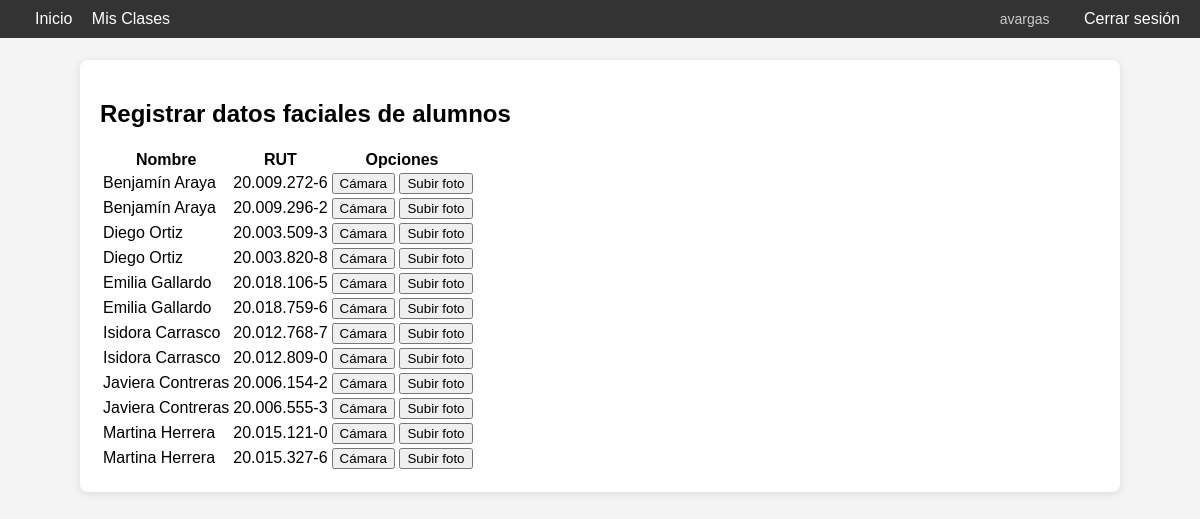
The page /ingresar_alumno/6 (signed in) on the database its author committed.
### tables this page shows
CREATE TABLE alumno (
        id INTEGER PRIMARY KEY AUTOINCREMENT,
        nombre TEXT NOT NULL,
        rut TEXT NOT NULL UNIQUE,
        datos_rostro BLOB NOT NULL
    );

### app/routes.py (the view, shortened to what this page needs)
@app.route('/ingresar_alumno/<int:clase_id>', methods=['GET', 'POST'])
def ingresar_alumno(clase_id):
    if 'usuario' not in session:
        return redirect(url_for('login'))
    mensaje = None
    conexion = sqlite3.connect("asistencia.db")
    cursor = conexion.cursor()
    cursor.execute("""
        SELECT alumno.id, alumno.nombre, alumno.rut
        FROM alumno
        JOIN alumno_clase ON alumno.id = alumno_clase.alumno_id
        WHERE alumno_clase.clase_id = ?
        ORDER BY alumno.nombre
    """, (clase_id,))
    alumnos = [{"id": a[0], "nombre": a[1], "rut": a[2]} for a in cursor.fetchall()]
    conexion.close()
    return render_template('ingresar_alumno.html', clase_id=clase_id, alumnos=alumnos, mensaje=mensaje)

### app/templates/ingresar_alumno.html (shortened to what this page needs)
{% extends "base.html" %}
{% block content %}
<h2>Registrar datos faciales de alumnos</h2>
<table>
    <tr>
        <th>Nombre</th>
        <th>RUT</th>
        <th>Opciones</th>
    </tr>
    {% for alumno in alumnos %}
    <tr>
        <td>{{ alumno.nombre }}</td>
        <td>{{ alumno.rut }}</td>
        <td>
            <button onclick="activarCamara('{{ alumno.id }}')">Cámara</button>
            <form action="{{ url_for('ingresar_alumno', clase_id=clase_id) }}" method="post" enctype="multipart/form-data" style="display:inline;">
                <button type="button" onclick="this.previousElementSibling.click();">Subir foto</button>
            </form>
        </td>
    </tr>
    {% endfor %}
</table>
{% endblock %}

### app/templates/base.html (style rules this page uses)
body { font-family: Arial, sans-serif; margin: 0; padding-top: 60px; background-color: #f4f4f4; }

### rows shown on the page
alumno: nombre "Benjamín Araya", rut "20.009.272-6"
alumno: nombre "Benjamín Araya", rut "20.009.296-2"
alumno: nombre "Diego Ortiz", rut "20.003.509-3"
alumno: nombre "Diego Ortiz", rut "20.003.820-8"
alumno: nombre "Emilia Gallardo", rut "20.018.106-5"
alumno: nombre "Emilia Gallardo", rut "20.018.759-6"
alumno: nombre "Isidora Carrasco", rut "20.012.768-7"
alumno: nombre "Isidora Carrasco", rut "20.012.809-0"
alumno: nombre "Javiera Contreras", rut "20.006.154-2"
alumno: nombre "Javiera Contreras", rut "20.006.555-3"
alumno: nombre "Martina Herrera", rut "20.015.121-0"
alumno: nombre "Martina Herrera", rut "20.015.327-6"

### other values the page prints
{{ session['usuario'] }} "avargas"
